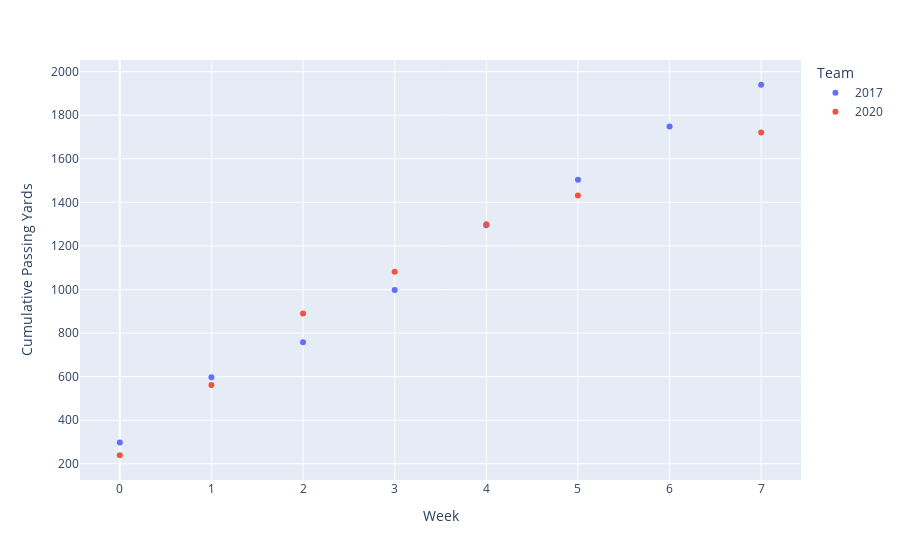

The notebook cell this image was saved under:
### Code cell
cumulative_rushing_yards = pd.DataFrame(
    {
        "Week": range(0, len(phi2017)),
        "2017": phi2017[("Offense", "PassY")].cumsum(),
        "2020": phi2022[("Offense", "PassY")].cumsum()
    }
)

fig = px.scatter(
    cumulative_rushing_yards.melt(id_vars=["Week"], var_name="Team", value_name = "Cumulative Passing Yards"),
    x = "Week",
    y = "Cumulative Passing Yards",
    color = "Team"
)

fig.show()

### Figure 1 — Plotly figure (JSON) as saved in the notebook; plotly's stock layout.template omitted (floating-point values rounded to 4 significant figures)
{"data": [{"hovertemplate": "Team=2017<br>Week=%{x}<br>Cumulative Passing Yards=%{y}<extra></extra>", "legendgroup": "2017", "marker": {"color": "#636efa", "symbol": "circle"}, "mode": "markers", "name": "2017", "orientation": "v", "showlegend": true, "type": "scatter", "x": [0, 1, 2, 3, 4, 5, 6, 7], "xaxis": "x", "y": [298, 597, 758, 998, 1295, 1504, 1748, 1940], "yaxis": "y"}, {"hovertemplate": "Team=2020<br>Week=%{x}<br>Cumulative Passing Yards=%{y}<extra></extra>", "legendgroup": "2020", "marker": {"color": "#EF553B", "symbol": "circle"}, "mode": "markers", "name": "2020", "orientation": "v", "showlegend": true, "type": "scatter", "x": [0, 1, 2, 3, 4, 5, 6, 7], "xaxis": "x", "y": [239, 562, 890, 1081, 1299, 1431, null, 1721], "yaxis": "y"}], "layout": {"autosize": true, "legend": {"title": {"text": "Team"}, "tracegroupgap": 0}, "margin": {"t": 60}, "xaxis": {"anchor": "y", "autorange": true, "domain": [0, 1], "range": [-0.4085, 7.408], "title": {"text": "Week"}, "type": "linear"}, "yaxis": {"anchor": "x", "autorange": true, "domain": [0, 1], "range": [107.3, 2072.0], "title": {"text": "Cumulative Passing Yards"}, "type": "linear"}}}
